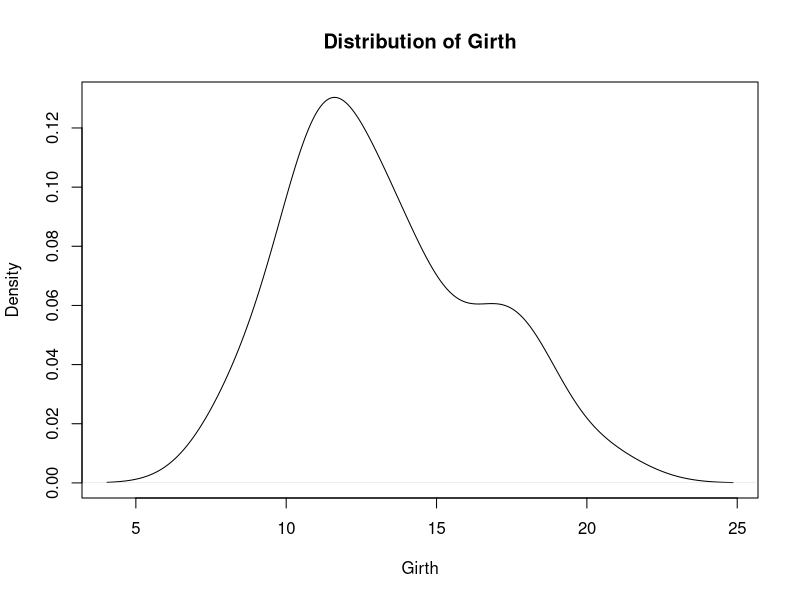
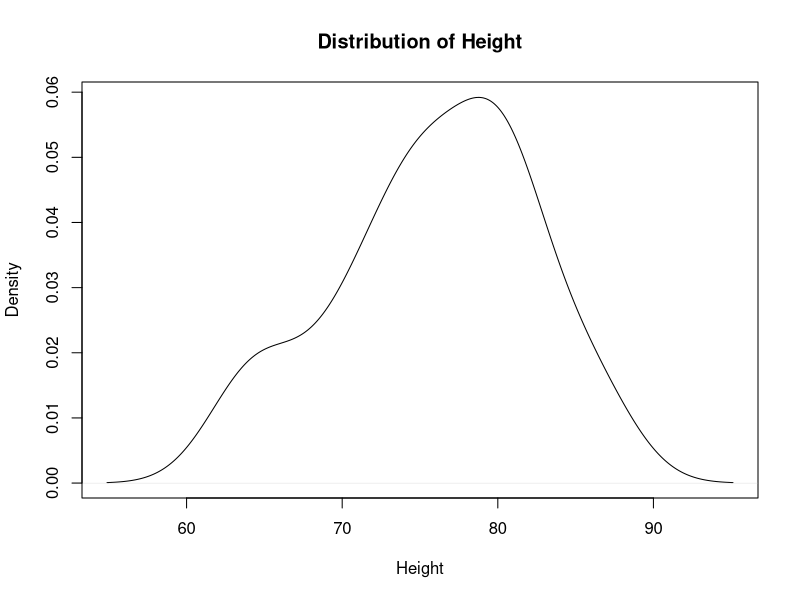
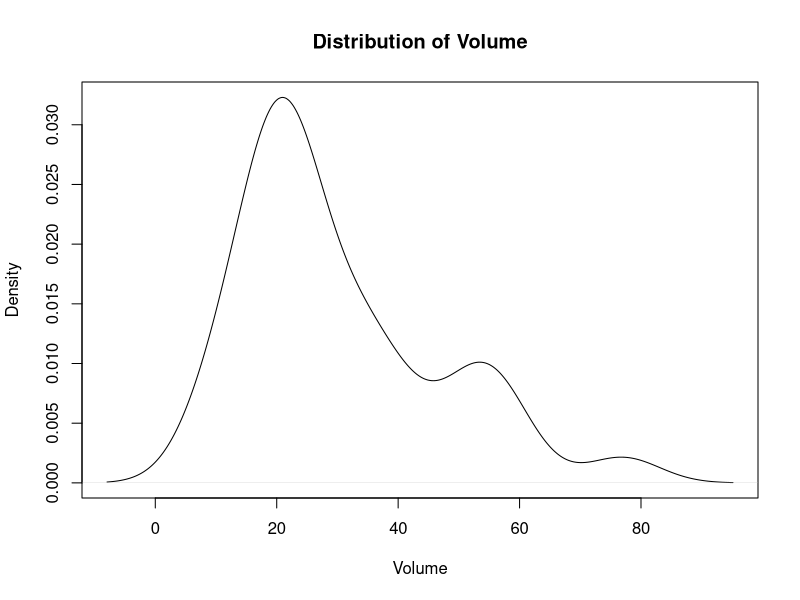
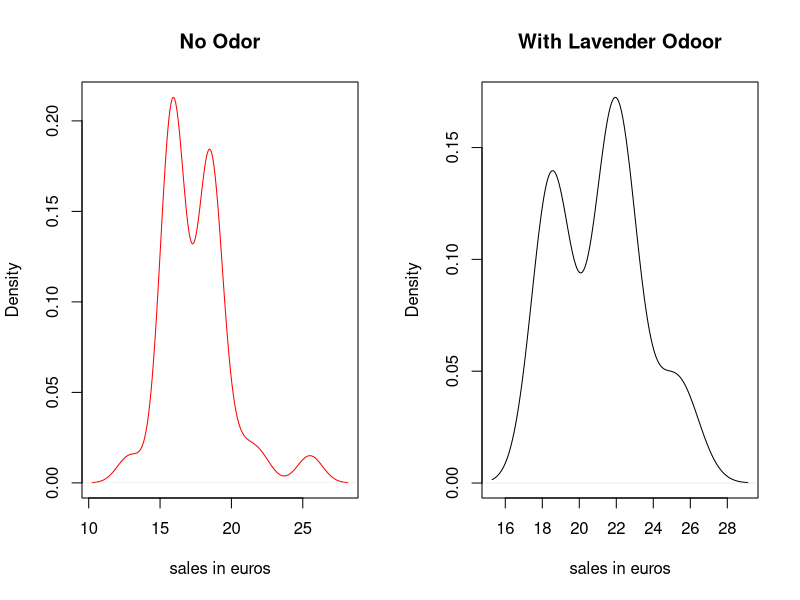

The R script that drew these images, in order:
library(datasets)
attach(trees)
trees

summary(trees)
plot(density(trees$Girth,na.rm=T),main="Distribution of Girth", xlab="Girth",ylab="Density")

plot(density(trees$Height,na.rm=T),main="Distribution of Height", xlab="Height",ylab="Density")

plot(density(trees$Volume,na.rm=T),main="Distribution of Volume", xlab="Volume",ylab="Density")


errorg <- qt(0.975,df=length(trees$Girth)-1)*sd(trees$Girth)/sqrt(length(trees$Girth))
errorg
leftg <- mean(trees$Girth)-errorg
rightg <- mean(trees$Girth)+errorg
leftg
rightg

errorh <- qt(0.975,df=length(trees$Height)-1)*sd(trees$Height)/sqrt(length(trees$Height))
errorh
lefth <- mean(trees$Height)-errorh
righth <- mean(trees$Height)+errorh
lefth
righth

xbar <- mean(trees$Height)
mu0 <- 7000
s <- sd(trees$Height)
n <- length(trees$Height)
t <- (xbar-mu0)/(s/sqrt(n))
pval <-  pt(t, df=n-1)
pval



no_odor <- c(
15.9,18.5,15.9,18.5,18.5,21.9,15.9,15.9,15.9,15.9,
15.9,18.5,18.5,18.5,20.5,18.5,18.5,15.9,15.9,15.9,
18.5,18.5,15.9,18.5,15.9,18.5,15.9,25.5,12.9,15.9)

lavender_odor <-c (
21.9,18.5,22.3,21.9,18.5,24.9,18.5,22.5,21.5,21.9,
21.5,18.5,25.5,18.5,18.5,21.9,18.5,18.5,24.9,21.9,
25.9,21.9,18.5,18.5,22.8,18.5,21.9,20.7,21.9,22.5)


summary(no_odor)
summary(lavender_odor)

par(mfrow=c(1,2))
plot(density(no_odor), xlab="sales in euros",col="red",main="No Odor")
plot(density(lavender_odor), xlab="sales in euros",main="With Lavender Odoor")

x1bar <- mean(no_odor)
x2bar <- mean(lavender_odor)
n1 <- length(no_odor)
n2 <- length(lavender_odor)
s1 <- sd(no_odor)
s2 <- sd(lavender_odor)
sp <- sqrt((((n1-1)*(s1^2))+((n2-1)*(s2^2)))/(n1+n2-2))
error <- qt(0.975,df=(n1+n2-2))*sp*(sqrt((1/n1)+(1/n2)))
error
left <- (x1bar-x2bar)-error
right <- (x1bar-x2bar)+error
left
right

t.test(no_odor,lavender_odor)